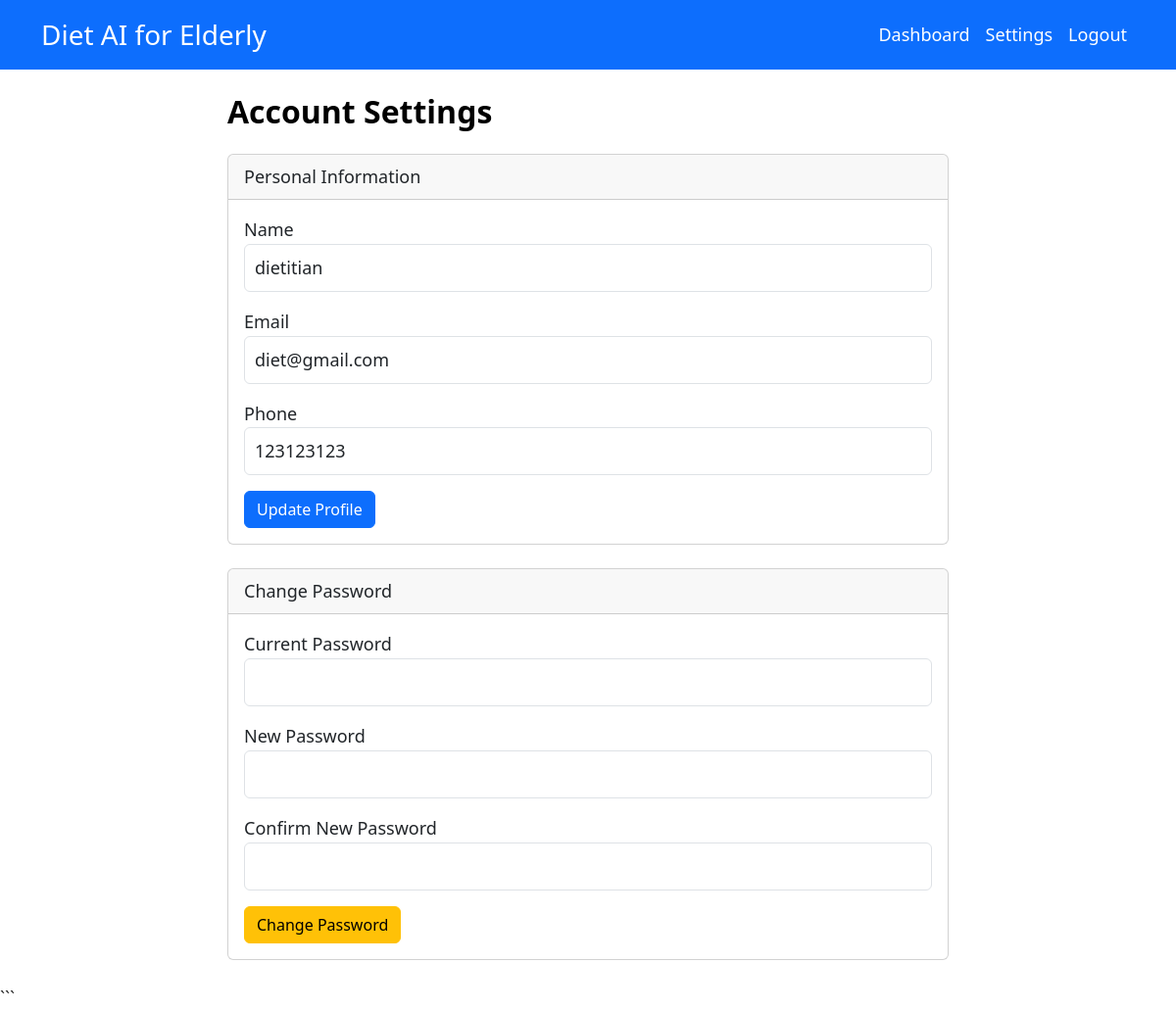
Page /pages/settings.php (signed in) on the committed database.
### tables this page shows
CREATE TABLE `users` (
  `userID` varchar(50) NOT NULL,
  `name` varchar(100) NOT NULL,
  `username` varchar(50) NOT NULL,
  `password` varchar(255) NOT NULL,
  `email` varchar(100) NOT NULL,
  `phoneNo` varchar(20) NOT NULL,
  `age` int(11) NOT NULL,
  `gender` enum('Male','Female','Other') NOT NULL,
  `role` enum('Admin','Dietitian','User','Caretaker') NOT NULL
);

### includes/auth.php (called while the page is built, shortened)
<?php
function getCurrentUser()
{
    global $pdo;
    require_once __DIR__ . '/../classes/User.php';
    require_once __DIR__ . '/../classes/SubUsers.php';
    $stmt = $pdo->prepare("SELECT * FROM users WHERE userID = ?");
    $stmt->execute([$_SESSION['user_id']]);
    $data = $stmt->fetch(PDO::FETCH_ASSOC);
    if ($data) {
        switch ($data['role']) {
            case 'Dietitian':
                return new Dietitian($pdo, $data);
        }
    }
    return null;
}
?>

### classes/User.php (called while the page is built, shortened)
<?php
class User implements UserStrategy
{
    public $name;
    public function __construct($pdo, $data = null)
    {
        $this->pdo = $pdo;
        if ($data) {
            $this->userID = $data['userID'] ?? null;
            $this->name = $data['name'] ?? '';
            $this->email = $data['email'] ?? '';
            $this->phoneNo = $data['phoneNo'] ?? 0;
        }
    }
    public function getName()
    {
        return $this->name;
    }
}
?>

### classes/SubUsers.php (called while the page is built, shortened)
<?php
require_once 'User.php';
class Dietitian extends User
{
    public function __construct($pdo, $data = null)
    {
        if ($this->userID) {
            $stmt = $this->pdo->prepare("SELECT * FROM dietitians WHERE dietitianID = ?");
            $stmt->execute([$this->userID]);
            $details = $stmt->fetch();
        }
    }
}
?>

### pages/settings.php (the view, shortened to what this page needs)
<?php
require_once '../includes/auth.php';
$user = getCurrentUser();
include '../includes/header.php';
?>
<div class="row justify-content-center">
    <div class="col-md-8">
        <h2 class="mb-4">Account Settings</h2>
        <div class="card mb-4">
            <div class="card-header">Personal Information</div>
            <div class="card-body">
                <form method="post">
                    <div class="mb-3">
                        <label>Name</label>
                        <input type="text" name="name" class="form-control"
                            value="<?= htmlspecialchars($user->getName()) ?>" required>
                    </div>
                    <div class="mb-3">
                        <label>Email</label>
                        <input type="email" name="email" class="form-control"
                            value="<?= htmlspecialchars($user->email) ?>" required>
                    </div>
                    <div class="mb-3">
                        <label>Phone</label>
                        <input type="text" name="phone" class="form-control"
                            value="<?= htmlspecialchars($user->phoneNo) ?>" required>
                    </div>
                    <button type="submit" class="btn btn-primary">Update Profile</button>
                </form>
            </div>
        </div>
        <div class="card mb-4">
            <div class="card-header">Change Password</div>
            <div class="card-body">
                <form method="post">
                    <div class="mb-3">
                        <label>Current Password</label>
                        <input type="password" name="old_password" class="form-control" required>
                    </div>
                    <div class="mb-3">
                        <label>New Password</label>
                        <input type="password" name="new_password" class="form-control" required>
                    </div>
                    <div class="mb-3">
                        <label>Confirm New Password</label>
                        <input type="password" name="confirm_password" class="form-control" required>
                    </div>
                    <button type="submit" class="btn btn-warning">Change Password</button>
                </form>
            </div>
        </div>
    </div>
</div>
<?php include '../includes/footer.php'; ?>

### assets/css/style.css (style rules this page uses)
:root { --font-size-base: 18px; --font-size-lg: 22px; --font-size-sm: 16px; --color-primary: #0d6efd; --color-contrast-text: #000000; }
body { font-size: var(--font-size-base); color: #333; line-height: 1.6; }
h1, h2, h3, h4, h5, h6 { color: var(--color-contrast-text); font-weight: 700; }
.form-control, .form-select { font-size: var(--font-size-base); padding: 10px; }

### rows in the picture
users: name "dietitian", email "diet@gmail.com", phone "123123123"
